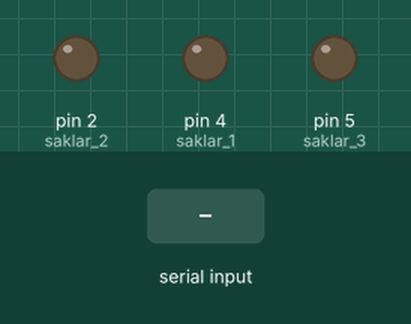
The sketch below on a simulated Arduino Uno, built with avr-gcc and run on an emulated ATmega328P. On the bench: output pins drawn as LEDs (lit = HIGH). The inputs (shaded band) are chosen by the test bench.

Above: at 1.2 s.
1.3 s: "0" received over Serial
At 2.4 s:
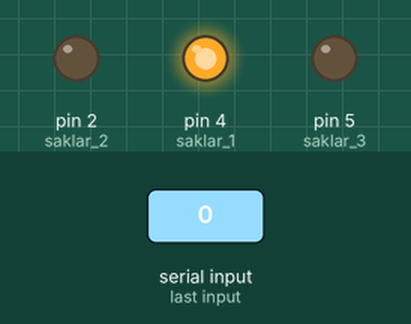
2.8 s: "2" received over Serial
At 3.5 s:
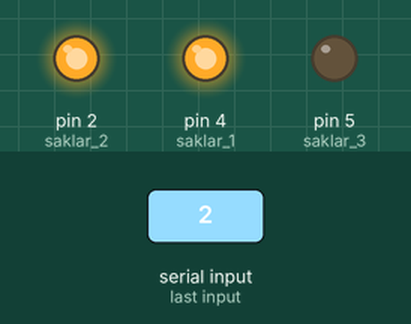
4.3 s: "1" received over Serial
At 4.6 s:
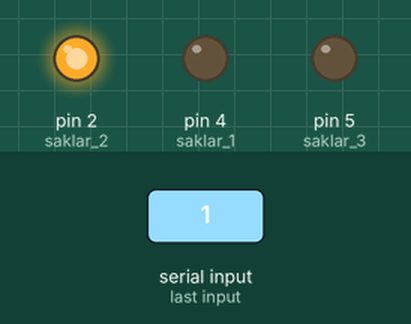
5.8 s: "4" received over Serial
At 7.0 s:
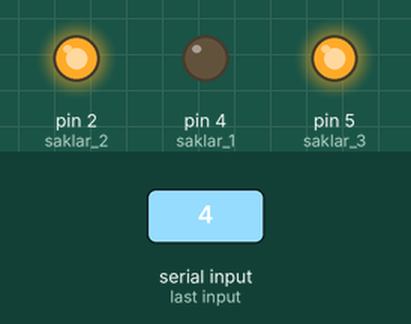
7.3 s: "3" received over Serial
At 8.1 s:
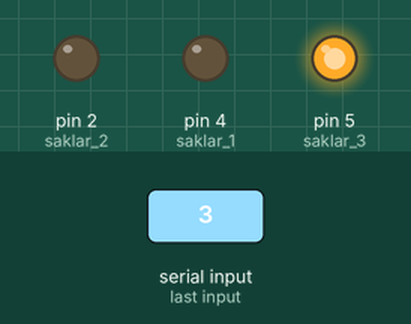
8.8 s: "6" received over Serial
At 9.3 s:
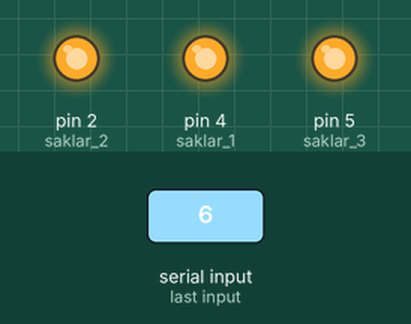
Timing chart, 0 to 11.3 s (numbered marks = the images above; inputs shaded):
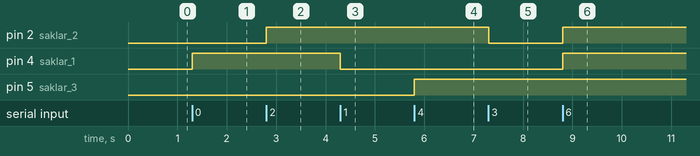

Measured:
- after the input at 1.3 s, pin 4 (saklar_1): LOW → HIGH at once
- after the input at 2.8 s, pin 2 (saklar_2): LOW → HIGH at once
- after the input at 4.3 s, pin 4 (saklar_1): HIGH → LOW at once
- after the input at 5.8 s, pin 5 (saklar_3): LOW → HIGH at once
- after the input at 7.3 s, pin 2 (saklar_2): HIGH → LOW at once
- after the input at 8.8 s, pin 2 (saklar_2), pin 4 (saklar_1): LOW → HIGH at once

The sketch:

SOR_v2.5.ino
```cpp
/* NAME PROJECT : SWITCH ON ALL REMOTE PC
 * Creator      : Basyair7
 * powered by arduino
 */

char koneksi_app = 0;
int saklar_1 = 4;
int saklar_2 = 2;
int saklar_3 = 5;

void setup() {
  // put your setup code here, to run once:
  Serial.begin(9600);
  pinMode(saklar_1, OUTPUT);
  pinMode(saklar_2, OUTPUT);
  pinMode(saklar_3, OUTPUT);

}

void loop() {
  // put your main code here, to run repeatedly:

  koneksi_app = int(Serial.read());

  //process in saklar 1
  // on
  if(koneksi_app == '0'){
    digitalWrite(saklar_1, HIGH);
  }

  // off
  else if(koneksi_app == '1'){
    digitalWrite(saklar_1, LOW);
  }

  //process in saklar 2
  // on
  else if(koneksi_app == '2'){
    digitalWrite(saklar_2, HIGH);
  }

  // off
  else if(koneksi_app == '3'){
    digitalWrite(saklar_2, LOW);
  }

  //process in saklar 3
  // on
  else if(koneksi_app == '4'){
    digitalWrite(saklar_3, HIGH);
  }

  // off
  else if(koneksi_app == '5'){
    digitalWrite(saklar_3, LOW);
  }

  // on all saklar
  else if(koneksi_app == '6'){
    digitalWrite(saklar_1, HIGH);
    digitalWrite(saklar_2, HIGH);
    digitalWrite(saklar_3, HIGH);
  }

  // off all saklar
  else if(koneksi_app == '7'){
    digitalWrite(saklar_1, LOW);
    digitalWrite(saklar_2, LOW);
    digitalWrite(saklar_3, LOW);
  }

}
```
